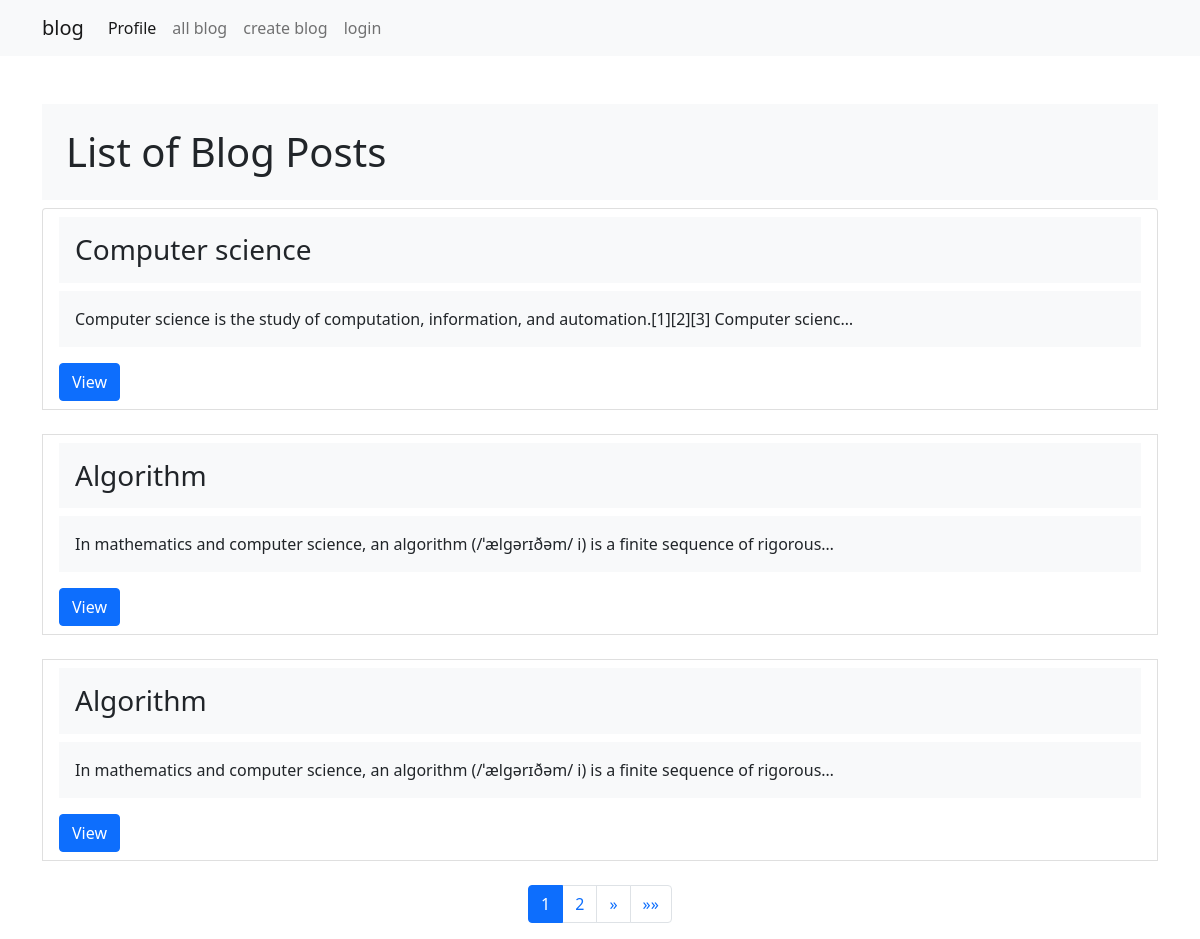
/alllist/, run on the app's committed database.
### blog/models.py (models this page shows)
class Post(models.Model):
    user=models.ForeignKey(User,on_delete=models.CASCADE)
    title=models.CharField(max_length=70)
    content = models.TextField()
    date=models.DateTimeField(auto_now_add=True)

### blog/views.py (the view)
# urls.py: path('alllist/', alllist,name='alllist'),
def alllist(request):
    obj = Post.objects.all()
    paginator = Paginator(obj, 3)  # Show 5 items per page (you can adjust this number)
    page_number = request.GET.get('page')
    items = paginator.get_page(page_number)
    context = {
        'items': items,
    }
    return render(request, 'list.html', context)

### templates/list.html (shortened to what this page needs)
{% extends "base.html" %}
{% block boddy %}
{% include "nav.html" %}
<div class="container mt-5">
    <h1 class="bg-light p-4">List of Blog Posts</h1>
    <ul class="list-group">
        {% for post in items %}
            <li class="list-group-item">
                <h3 class="bg-light p-3">{{ post.title |capfirst }}</h3>
                <p class="bg-light p-3">{{ post.content |capfirst |truncatechars:100}}</p>
                <a class="btn btn-primary" href="/viewbyid/{{ post.id }}" role="button">View</a>
            </li>
            <br>
        {% empty %}
            <li class="list-group-item">No blog posts available.</li>
        {% endfor %}
    </ul>
    <nav aria-label="Page navigation">
        <ul class="pagination justify-content-center">
            {% for i in items.paginator.page_range %}
                <li class="page-item{% if i == items.number %} active{% endif %}">
                    <a class="page-link" href="?page={{ i }}">{{ i }}</a>
                </li>
            {% endfor %}
            {% if items.has_next %}
                <li class="page-item">
                    <a class="page-link" href="?page={{ items.next_page_number }}" aria-label="Next">
                        <span aria-hidden="true">&raquo;</span>
                    </a>
                </li>
                <li class="page-item">
                    <a class="page-link" href="?page={{ items.paginator.num_pages }}" aria-label="Last">
                        <span aria-hidden="true">&raquo;&raquo;</span>
                    </a>
                </li>
            {% endif %}
        </ul>
    </nav>
</div>
{% endblock boddy %}

### templates/base.html (shortened to what this page needs)
<!doctype html>
<html lang="en">
  <head>
    <link href="https://cdn.jsdelivr.net/npm/bootstrap@5.0.2/dist/css/bootstrap.min.css" rel="stylesheet">
  </head>
  <body>
    {% block boddy %}
    {% endblock  %}
  </body>
</html>

### templates/nav.html (shortened to what this page needs)
<nav class="navbar navbar-expand-lg navbar-light bg-light">
    <div class="container">
      <a class="navbar-brand" href="#">blog</a>
      <div class="collapse navbar-collapse" id="navbarNavDropdown">
        <ul class="navbar-nav">
          <li class="nav-item">
            <a class="nav-link active" aria-current="page" href="/">Profile</a>
          </li>
          <li class="nav-item">
            <a class="nav-link" href="/alllist/">all blog</a>
          </li>
          <li class="nav-item">
            <a class="nav-link" href="/create/">create blog</a>
          </li>
          {% if request.user.is_authenticated %}
          <li class="nav-item">
            <a class="nav-link" href="/list/">Your list</a>
          </li>
            <li class="nav-item">
            <a class="nav-link" href="/logout/">logout</a>
          </li>
          {% else %}
          <li class="nav-item">
            <a class="nav-link" href="/login/">login</a>
          </li>
          {% endif %}
        </ul>
      </div>
    </div>
  </nav>

### data on the page
Post: title "Computer science", content "Computer science is the study of computation, information, and automation.[1][2][3] Computer scienc…"
Post: title "Algorithm", content "In mathematics and computer science, an algorithm (/ˈælɡərɪðəm/ i) is a finite sequence of rigorous…"
Post: title "Algorithm", content "In mathematics and computer science, an algorithm (/ˈælɡərɪðəm/ i) is a finite sequence of rigorous…"

### other printed values
{{ i }} "1" "2"
